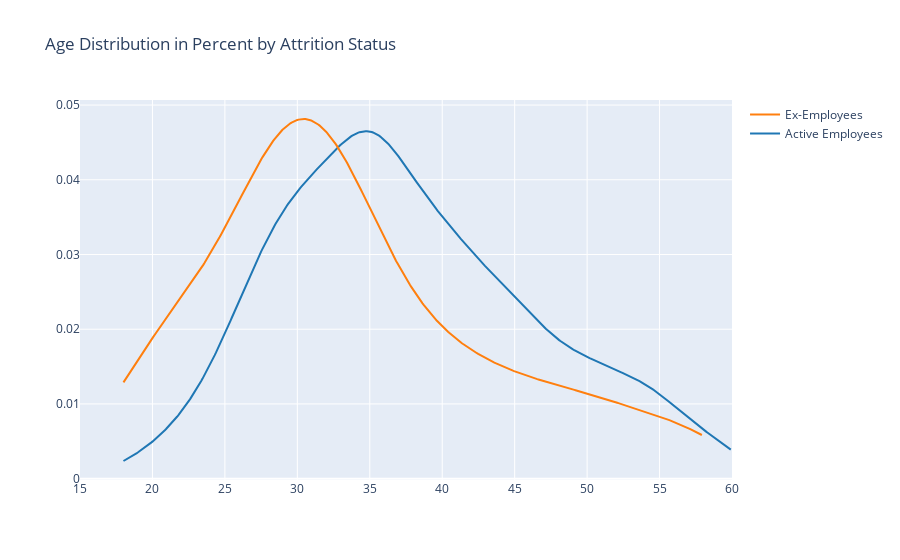

This figure's notebook cell:
### Markdown cell above
> Let's create a kernel density estimation (KDE) plot colored by the value of the target. A kernel density estimation (KDE) is a non-parametric way to estimate the probability density function of a random variable.

### Code cell
# Add histogram data
x1 = df_HR.loc[df_HR['Attrition'] == 'No', 'Age']
x2 = df_HR.loc[df_HR['Attrition'] == 'Yes', 'Age']

# Group data together
hist_data = [x1, x2]
group_labels = ['Active Employees', 'Ex-Employees']

# Create distplot with custom bin_size
fig = ff.create_distplot(hist_data, group_labels, 
                         curve_type='kde', show_hist=False, show_rug=False)

# Add title and adjust layout
fig.update_layout(title='Age Distribution in Percent by Attrition Status',
                  xaxis=dict(range=[15, 60], dtick=5))

### Figure 1 — Plotly figure (JSON) as saved in the notebook; plotly's stock layout.template omitted (floating-point values rounded to 4 significant figures; data arrays with more than 128 entries replaced by an {"elided": "..."} marker saying what was removed)
{"data": [{"legendgroup": "Active Employees", "marker": {"color": "rgb(31, 119, 180)"}, "mode": "lines", "name": "Active Employees", "showlegend": true, "type": "scatter", "x": {"elided": "500 float values"}, "xaxis": "x", "y": {"elided": "500 float values"}, "yaxis": "y"}, {"legendgroup": "Ex-Employees", "marker": {"color": "rgb(255, 127, 14)"}, "mode": "lines", "name": "Ex-Employees", "showlegend": true, "type": "scatter", "x": {"elided": "500 float values"}, "xaxis": "x", "y": {"elided": "500 float values"}, "yaxis": "y"}], "layout": {"barmode": "overlay", "hovermode": "closest", "legend": {"traceorder": "reversed"}, "title": {"text": "Age Distribution in Percent by Attrition Status"}, "xaxis": {"anchor": "y2", "domain": [0, 1], "dtick": 5, "range": [15, 60], "zeroline": false}, "yaxis": {"anchor": "free", "domain": [0, 1], "position": 0}}}
